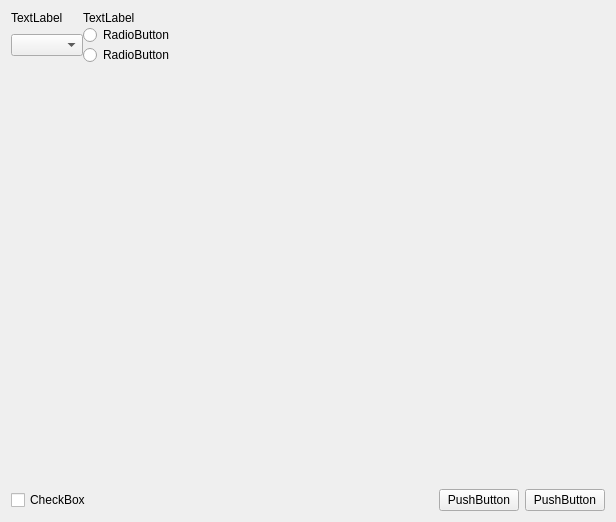
<?xml version="1.0" encoding="UTF-8"?>
<ui version="4.0">
 <class>DigitalFilters</class>
 <widget class="QWidget" name="DigitalFilters">
  <property name="geometry">
   <rect>
    <x>0</x>
    <y>0</y>
    <width>616</width>
    <height>522</height>
   </rect>
  </property>
  <property name="windowTitle">
   <string>Form</string>
  </property>
  <layout class="QVBoxLayout" name="verticalLayout">
   <item>
    <layout class="QHBoxLayout" name="horizontalLayout_3">
     <item>
      <layout class="QVBoxLayout" name="verticalLayout_2">
       <item>
        <layout class="QVBoxLayout" name="verticalLayout_3">
         <item>
          <layout class="QHBoxLayout" name="horizontalLayout_4">
           <item>
            <layout class="QGridLayout" name="gridLayout">
             <property name="spacing">
              <number>0</number>
             </property>
             <item row="1" column="1">
              <layout class="QVBoxLayout" name="verticalLayout_4">
               <item>
                <widget class="QRadioButton" name="radioButton">
                 <property name="sizePolicy">
                  <sizepolicy hsizetype="Fixed" vsizetype="Fixed">
                   <horstretch>0</horstretch>
                   <verstretch>0</verstretch>
                  </sizepolicy>
                 </property>
                 <property name="text">
                  <string>RadioButton</string>
                 </property>
                 <attribute name="buttonGroup">
                  <string notr="true">buttonGroup</string>
                 </attribute>
                </widget>
               </item>
               <item>
                <widget class="QRadioButton" name="radioButton_2">
                 <property name="sizePolicy">
                  <sizepolicy hsizetype="Fixed" vsizetype="Fixed">
                   <horstretch>0</horstretch>
                   <verstretch>0</verstretch>
                  </sizepolicy>
                 </property>
                 <property name="text">
                  <string>RadioButton</string>
                 </property>
                 <attribute name="buttonGroup">
                  <string notr="true">buttonGroup</string>
                 </attribute>
                </widget>
               </item>
              </layout>
             </item>
             <item row="1" column="0">
              <widget class="QComboBox" name="comboBox">
               <property name="sizePolicy">
                <sizepolicy hsizetype="Fixed" vsizetype="Fixed">
                 <horstretch>0</horstretch>
                 <verstretch>0</verstretch>
                </sizepolicy>
               </property>
              </widget>
             </item>
             <item row="0" column="1">
              <widget class="QLabel" name="label_2">
               <property name="sizePolicy">
                <sizepolicy hsizetype="Fixed" vsizetype="Fixed">
                 <horstretch>0</horstretch>
                 <verstretch>0</verstretch>
                </sizepolicy>
               </property>
               <property name="text">
                <string>TextLabel</string>
               </property>
              </widget>
             </item>
             <item row="0" column="0">
              <widget class="QLabel" name="label">
               <property name="sizePolicy">
                <sizepolicy hsizetype="Fixed" vsizetype="Fixed">
                 <horstretch>0</horstretch>
                 <verstretch>0</verstretch>
                </sizepolicy>
               </property>
               <property name="text">
                <string>TextLabel</string>
               </property>
              </widget>
             </item>
            </layout>
           </item>
          </layout>
         </item>
        </layout>
       </item>
       <item>
        <widget class="QWidget" name="widget_2" native="true">
         <property name="sizePolicy">
          <sizepolicy hsizetype="Fixed" vsizetype="Expanding">
           <horstretch>0</horstretch>
           <verstretch>0</verstretch>
          </sizepolicy>
         </property>
        </widget>
       </item>
      </layout>
     </item>
     <item>
      <widget class="QCustomPlot" name="widget" native="true">
       <property name="sizePolicy">
        <sizepolicy hsizetype="Preferred" vsizetype="Expanding">
         <horstretch>0</horstretch>
         <verstretch>0</verstretch>
        </sizepolicy>
       </property>
      </widget>
     </item>
    </layout>
   </item>
   <item>
    <layout class="QHBoxLayout" name="horizontalLayout">
     <item>
      <widget class="QCheckBox" name="checkBox">
       <property name="text">
        <string>CheckBox</string>
       </property>
      </widget>
     </item>
     <item>
      <spacer name="horizontalSpacer">
       <property name="orientation">
        <enum>Qt::Horizontal</enum>
       </property>
       <property name="sizeHint" stdset="0">
        <size>
         <width>40</width>
         <height>20</height>
        </size>
       </property>
      </spacer>
     </item>
     <item>
      <widget class="QPushButton" name="pushButton_2">
       <property name="text">
        <string>PushButton</string>
       </property>
      </widget>
     </item>
     <item>
      <widget class="QPushButton" name="pushButton">
       <property name="text">
        <string>PushButton</string>
       </property>
      </widget>
     </item>
    </layout>
   </item>
  </layout>
 </widget>
 <customwidgets>
  <customwidget>
   <class>QCustomPlot</class>
   <extends>QWidget</extends>
   <header>exqcustomplot.h</header>
   <container>1</container>
  </customwidget>
 </customwidgets>
 <resources/>
 <connections/>
 <buttongroups>
  <buttongroup name="buttonGroup"/>
 </buttongroups>
</ui>
